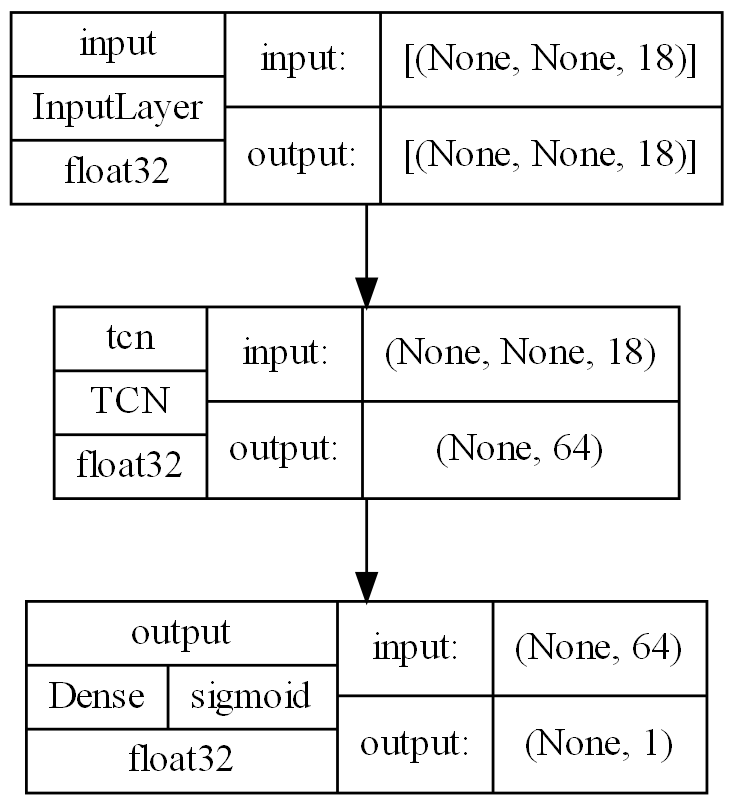

Reproduce this figure in Python.
from cProfile import label
from turtle import color
from sklearn import config_context
from tcn import TCN, tcn_full_summary
from keras.layers import Dense, Softmax, Input
from keras.models import Sequential
from keras.preprocessing import sequence
import tensorflow as tf
import keras
import numpy as np
import matplotlib.pyplot as plt
from pre_process_data import data_process
import pandas as pd



'''
TCN(
    nb_filters=64,
    kernel_size=3,
    nb_stacks=1,
    dilations=(1, 2, 4, 8, 16, 32),
    padding='causal',
    use_skip_connections=True,
    dropout_rate=0.0,
    return_sequences=False,
    activation='relu',
    kernel_initializer='he_normal',
    use_batch_norm=False,
    use_layer_norm=False,
    use_weight_norm=False,
    **kwargs
)
nb_filters: Integer. The number of filters to use in the convolutional layers. Would be similar to units for LSTM. Can be a list.
kernel_size: Integer. The size of the kernel to use in each convolutional layer.
dilations: List/Tuple. A dilation list. Example is: [1, 2, 4, 8, 16, 32, 64].
nb_stacks: Integer. The number of stacks of residual blocks to use.
padding: String. The padding to use in the convolutions. 'causal' for a causal network (as in the original implementation) and 'same' for a non-causal network.
use_skip_connections: Boolean. If we want to add skip connections from input to each residual block.
return_sequences: Boolean. Whether to return the last output in the output sequence, or the full sequence.
dropout_rate: Float between 0 and 1. Fraction of the input units to drop.
activation: The activation used in the residual blocks o = activation(x + F(x)).
kernel_initializer: Initializer for the kernel weights matrix (Conv1D).
use_batch_norm: Whether to use batch normalization in the residual layers or not.
use_layer_norm: Whether to use layer normalization in the residual layers or not.
use_weight_norm: Whether to use weight normalization in the residual layers or not.
kwargs: Any other set of arguments for configuring the parent class Layer. For example "name=str", Name of the model. Use unique names when using multiple TCN.
'''

# if time_steps > tcn_layer.receptive_field, then we should not
# be able to solve this task.
batch_size, time_steps, input_dim = None, None, 18
b, s, i = -1, 1, 18 #batch_size, time_steps, input_dim
n_splits=5
#nb, nb_test = 40, 20
data_path = "./data/my_data.csv"
checkpoint_path = "./"
model_path = "./my_model3"
logdir = "./log"

#tf.debugging.experimental.enable_dump_debug_info(logdir, tensor_debug_mode="FULL_HEALTH", circular_buffer_size=-1)

def model_def():
    tcn_layer = TCN(
        input_shape=(time_steps, input_dim),
        nb_filters=64,
        kernel_size=3,
        dilations=[1, 2, 4, 8, 16, 32, 64],
        #input_shape=(time_steps, input_dim), 
        activation='LeakyReLU',
        )

    # The receptive field tells you how far the model can see in terms of timesteps.
    print('Receptive field size =', tcn_layer.receptive_field)

    # model definition
    model = Sequential([
        Input(shape=(time_steps, input_dim), name='input'),
        tcn_layer,
        # Dense(16, activation='sigmoid'),
        # Dense(8, activation='sigmoid'),
        Dense(1, activation='sigmoid', name='output'),
        #Softmax()
    ])

    model.build()
    #model.summary()
    model.compile(optimizer='adam', loss='binary_crossentropy', metrics=[tf.metrics.BinaryAccuracy()])# categorical_crossentropy mse
    tcn_full_summary(model, expand_residual_blocks=False)
    return model

def plot_model(model, to_file='model.png'):
    tf.keras.utils.plot_model(
        model,
        to_file=to_file,
        show_shapes=True,
        show_dtype=True,
        show_layer_names=True,
        rankdir='TB',
        dpi=200,
        layer_range=None,
        show_layer_activations=True,
        expand_nested=True,
    )


def train(model, epochs=10, verbose=2, data_path=data_path, n_splits=n_splits, checkpoint_path=checkpoint_path, enable_cb=True,save_best_only=True,monitor='val_binary_accuracy'):
    data_generator = data_process(data_path, n_splits=n_splits)
    # Create a callback that saves the model's weights
    cp_callback = keras.callbacks.ModelCheckpoint(filepath=checkpoint_path,
                                                    save_weights_only=True,
                                                    verbose=verbose,
                                                    save_best_only=save_best_only,
                                                    monitor=monitor)

    for _ in range(n_splits):
        # reshape the data for input
        x, y, x_test, y_test = next(data_generator)
        
        #print(x[:nb*b].shape, y[:nb*b].shape, x_test.shape, y_test.shape)
        print(x.shape, y.shape, x_test.shape, y_test.shape)
        #x, y, x_test, y_test = x[:nb*b].reshape(b, s, i), y[:nb*b].reshape(b, -1), x_test[:nb_test*b].reshape(b, s, i), y_test[:nb_test*b].reshape(b, -1)
        x, y, x_test, y_test = x.reshape(b, s, i), y, x_test.reshape(b, s, i), y_test
        print(x.shape, y.shape, x_test.shape, y_test.shape)

        # model.load_weights(checkpoint_path)

        result = model.fit(x, 
                  y,
                  epochs=epochs,
                  #validation_split=0.3
                  #batch_size=batch_size
                  callbacks=[cp_callback] if enable_cb else None,
                  validation_data=(x_test, y_test),
                  verbose=verbose
                  )

    return result
        
if __name__ == "__main__":
    model = model_def()
    
    
    plot_model(model, to_file='model.png')
    #DONE: serialize model, validate data, and normalize data at first. 
    #TODO:life long learning.
    
    model.load_weights(checkpoint_path)
    
    # uncomment to train the model
    train(model, 
          epochs=1, 
          verbose=2, 
          enable_cb=False, # not save the checkpoints
          data_path=data_path, checkpoint_path=checkpoint_path)

    g = data_process(data_path, n_splits=n_splits)
    x, y, x_test, y_test = next(g)
    
    # evaluate the model
    loss, acc = model.evaluate(x_test.reshape(b, s, i), y_test, verbose=2)
    print("Restored model, accuracy: {:5.2f}%".format(100 * acc))

    #save to .pb model files
    model.save(model_path)
    
    #print(model.predict(x[0, 0, :].reshape(1, 1, -1)))
    plt.plot(np.arange(np.shape(x)[0]), model.predict(x.reshape(b, s, i)), color='y', label='prediction')
    plt.scatter(np.arange(np.shape(x)[0]), y, color='r', label='real')
    plt.legend()
    plt.show()